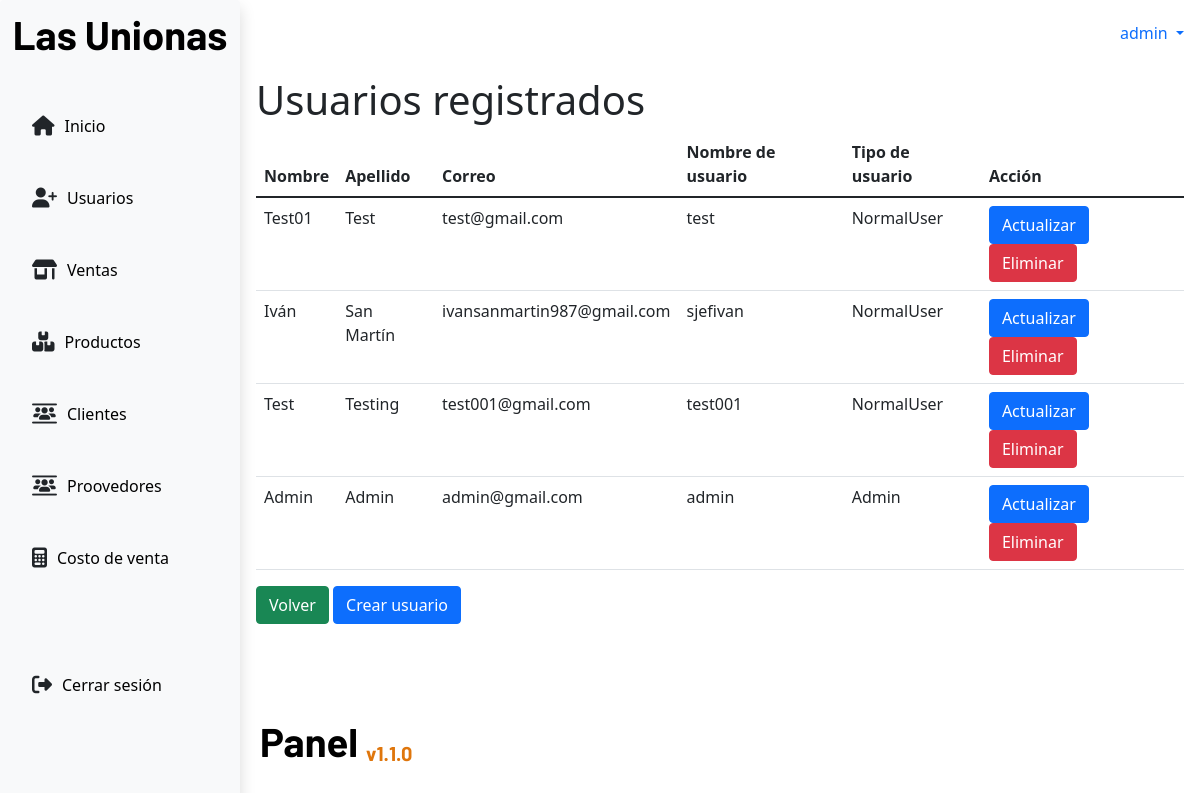
Before: /users/ (signed in) with the older database file.
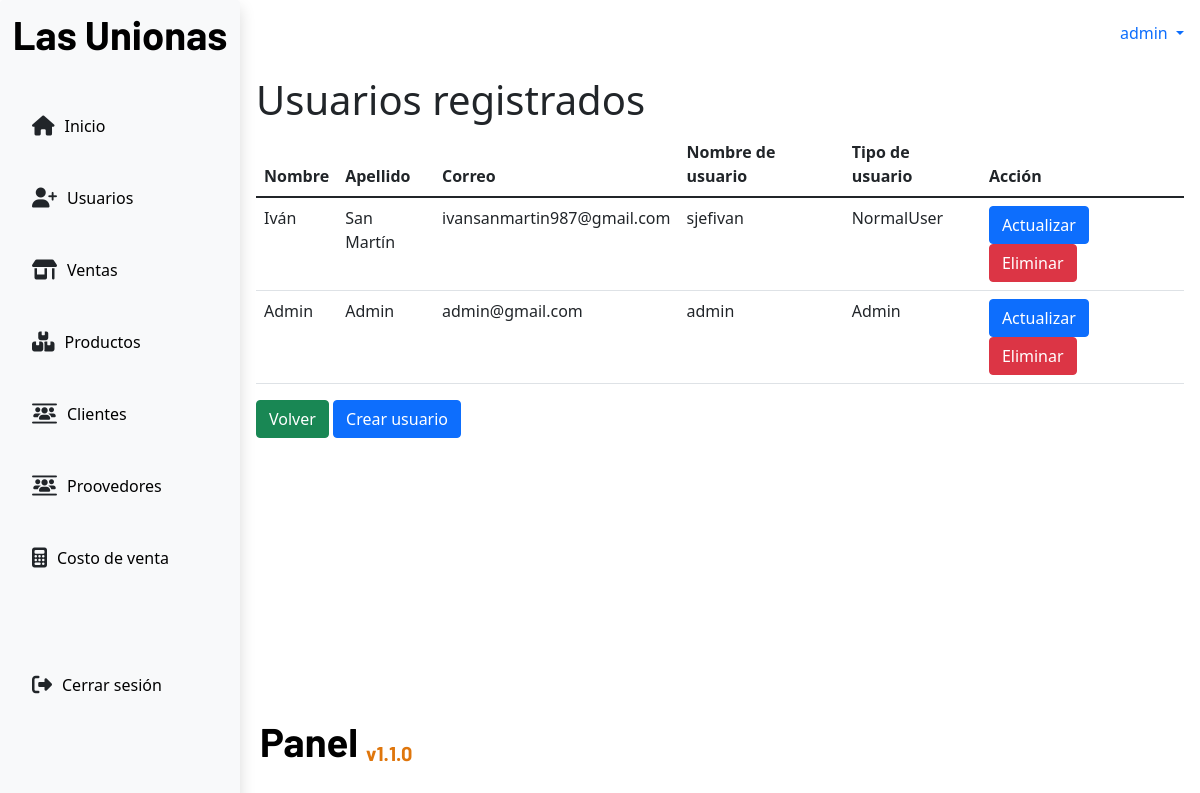
After: the same page with the newer database file.
### app/models.py (models this page shows, shortened)
class UserCollaborator(models.Model):
    name = models.CharField(max_length=50,null=False)
    lastname = models.CharField(max_length=50,null=False)
    email = models.EmailField(max_length=100,null=False)
    username = models.CharField(max_length=50,null=False)
    password = models.BinaryField(max_length=150,null=False)
    role = models.CharField(
        max_length=20,
        choices=Roles.choices,
        default=Roles.NORMAL_USER
    )

### app/views.py (the view)
# urls.py: path('users/',views.usersTable,name='usersTable'),
def usersTable(request):
    role = request.session.get("role")
    if role == "Admin":
        if request.method == 'GET':
            users = UserCollaborator.objects.all()
            return render(request,'users/usersTable.html',{'users':users})
    else:
        return redirect("/")

### app/context_processors.py (called while the page is built)
def get_username(request):
    username = request.session.get('username', None)
    return {
        "username": username
    }

def get_role(request):
    role = request.session.get("role")
    return {
        "role": role
    }

def get_low_stock(request):
    low_stock = request.session.get("low_stock")
    return {
        "low_stock": low_stock
    }

### app/templates/users/usersTable.html
{% extends 'base.html' %}
{% block content %}
<div>
    <h1>Usuarios registrados</h1>
</div>
<div>
    <table class="table">
        <thead>
            <tr>
                <th>Nombre</th>
                <th>Apellido</th>
                <th>Correo</th>
                <th>Nombre de usuario</th>
                <th>Tipo de usuario</th>
                <th>Acción</th>
            </tr>
        </thead>
        <tbody>
            {%for user in users%}
            <tr>
                <td>{{user.name}}</td>
                <td>{{user.lastname}}</td>
                <td>{{user.email}}</td>
                <td>{{user.username}}</td>
                <td>{{user.role}}</td>
                <td>
                    <a class="btn btn-primary" href="{%url 'updateUser' user.id%}">Actualizar</a>
                    <a class="btn btn-danger" href="{%url 'deleteUser' user.id%}">Eliminar</a>
                </td>
            </tr>
            {%endfor%}
        </tbody>
    </table>
</div>
<div>
    <a class="btn btn-success" href="{% url 'home'%}">Volver</a>
    <a class="btn btn-primary" href="{% url 'createUser'%}">Crear usuario</a>
</div>
{% endblock content %}

Changed rows visible on the page:
removed UserCollaborator: name "Test01", lastname "Test", email "test@gmail.com", username "test", role "NormalUser"
removed UserCollaborator: name "Test", lastname "Testing", email "test001@gmail.com", username "test001", role "NormalUser"
